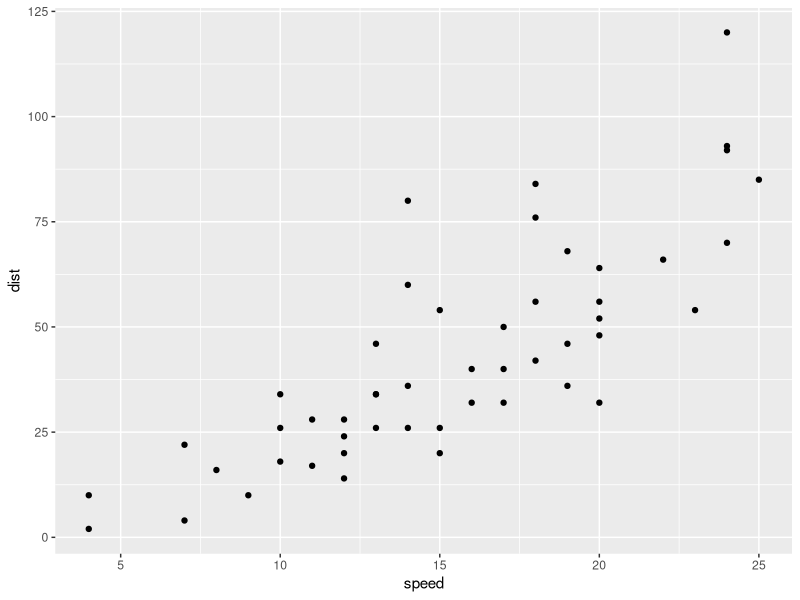
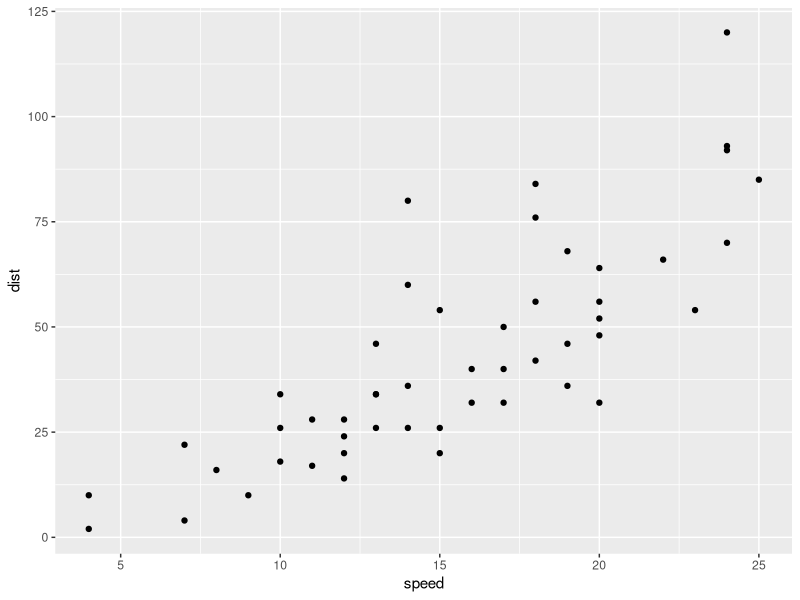
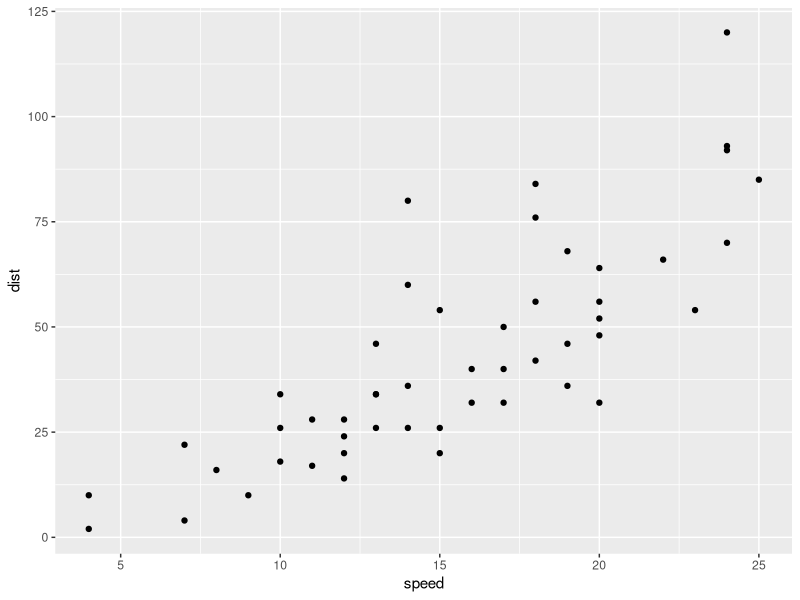
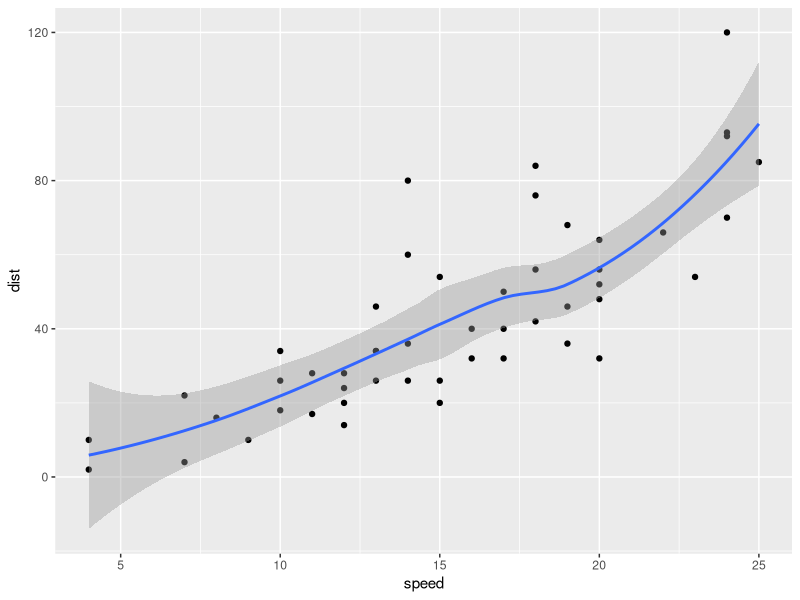
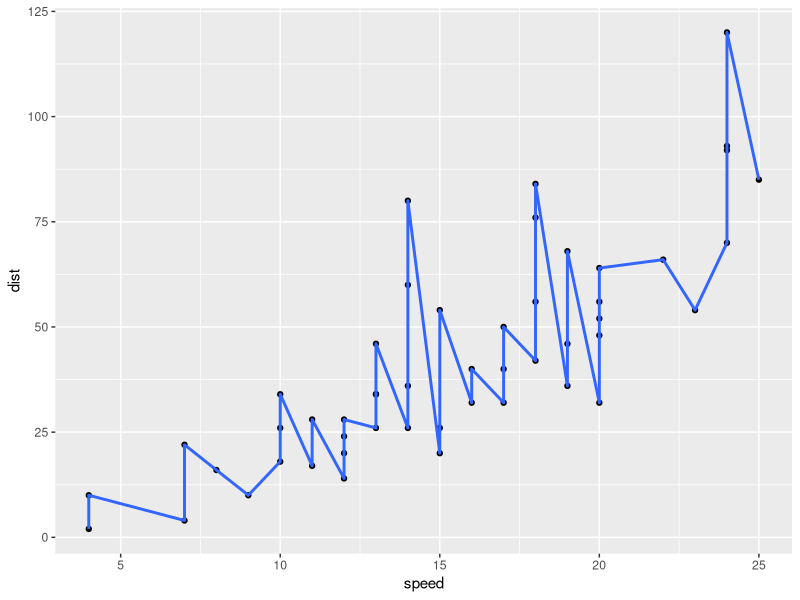
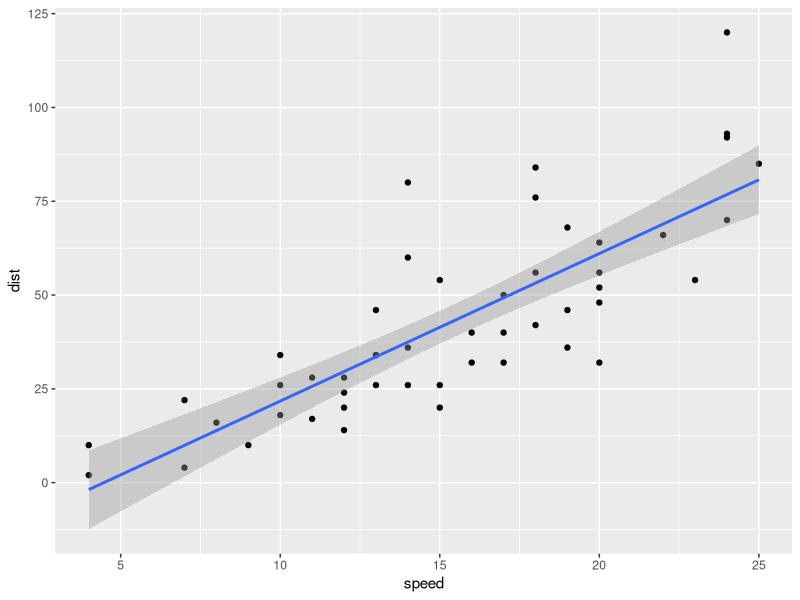
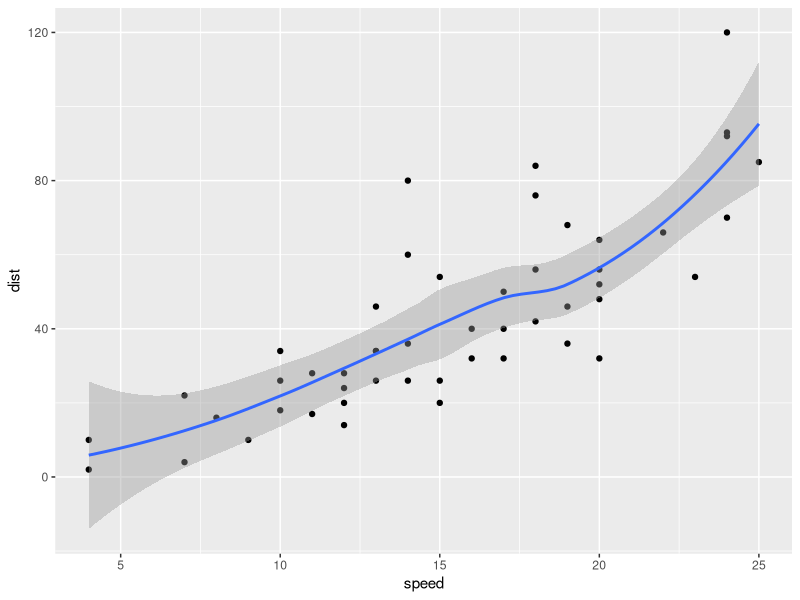
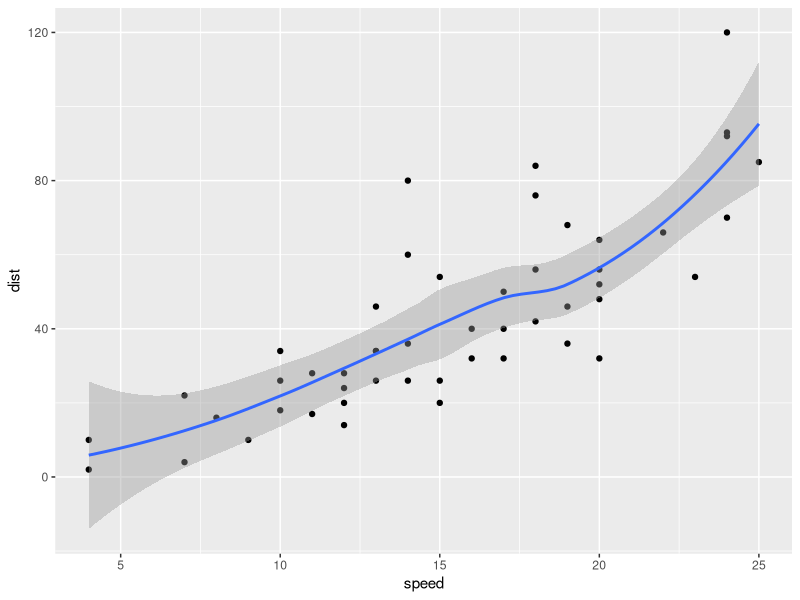

Reproduce these figures in R, in order. (Note: this script raises an error after producing the figures.)
# ggplot2
library(ggplot2)
library(ggfortify)

# Questions answered:
# 1. what is the underlying structure to making plots using ggplot?
# 1.1 How is ggplot different from base graphics? What are the pros and cons?
# Cons: - You need to type in more text compared to base graphics to create 
#       even  simple plots.
#       - Since it has its own grammer and because there are more facilities, 
#         it takes more time to learn.
# Pros: - Looks great. Nice soothing colours, great grid lines, customised themes etc.
#       - When your graph becomes more complex, it is much easier to acheive
#         complex graphics compared to based graphics, especially becasue of the
#         ability to create muliple layers, faceting etc. 

# 2. How to make different types of plots with ggplot?
# 3. How to add and modify the various elements of a plot in ggplot?


############################
library(ggplot2)

# 1. Basic plot
# Plot a scatterplot from cars data
# Draw a line of best-fit using 3 differnt functions. add smoothing conf-intervals layer.

ggplot(data=cars, aes(x=speed, y=dist)) + geom_point()

# (or)

gg <- ggplot(data=cars, aes(x=speed, y=dist))
gg + geom_point()

# (or)

gg <- ggplot(data=cars, aes(x=speed, y=dist)) + geom_point()
print(gg)

# 1.1 Add a smoothing line
ggplot(data=cars, aes(x=speed, y=dist)) + geom_point() + geom_smooth()  # default method is 'auto'
ggplot(data=cars, aes(x=speed, y=dist)) + geom_point() + geom_smooth(stat ="identity") # connecting lines
ggplot(data=cars, aes(x=speed, y=dist)) + geom_point() + geom_smooth(method="lm") # method can take: 'lm', 'loess', 'gam'

ggplot(data=cars, aes(x=speed, y=dist)) + geom_point() + stat_smooth()  # alternate method

# 1.2 Save a plot
# Method 1:
ggsave(file="c:/Users/XUZ48472/Desktop/myplot.png")  # saves plot show in plotting panel.
ggsave(a, file="c:/Users/XUZ48472/Desktop/myplot.png")  # Default: will save in same height/widht proportion as seen in plot window. 
# Also, ggsave can adjust height,  width, dpi etc

# Method 2:
png("c:/Users/XUZ48472/Desktop/myplot.png")
print(a)
dev.off()



# 2. Plot Elements -------------------------------------------------------------
# Assign title, x-axis and y-axis labels, x-axis and y-axis text

# Method 1: Assign each with dedicated command
ggplot(data=cars, aes(x=speed, y=dist)) + geom_point() + geom_smooth() + ggtitle("Cars")
ggplot(data=cars, aes(x=speed, y=dist)) + geom_point() + geom_smooth() + xlab("Car: speed")
ggplot(data=cars, aes(x=speed, y=dist)) + geom_point() + geom_smooth() + ylab("Car: dist")
ggplot(data=cars, aes(x=speed, y=dist)) + geom_point() + geom_smooth() + ggtitle("Cars") + xlab("Car: speed") + ylab("Car: dist")

# Method 2: Assign all with one command
gg <- ggplot(data=cars, aes(x=speed, y=dist)) + geom_point() + geom_smooth() + labs(title="Cars", x="Car:Speed", y="Car:dist")
print(gg)

# 3. Plot styling --------------------------------------------------------------
# Adjust title's font size, point size, color and shape. (using theme())
# 3.1. Title, X and Y axis labels
gg + theme(plot.title=element_text(size=20, lineheight=1),
           axis.title.x=element_text(size=15, lineheight=1),
           axis.title.y=element_text(size=15, lineheight=1))


# --- Explain element_blank, element_line, element_rect and element_text



# 3.2: Point size and shape
# Method 1: Assigning static shape and size
gg_d <- ggplot(data=cars, aes(x=speed, y=dist)) + labs(title="Cars") + theme(plot.title=element_text(size=20))
gg_d + geom_point(shape=2, size=4)

# See below link for point shapes:
# http://rstatistics.net/essentials-of-making-plots-and-graphs/#2_Adding_title_subtitle_axis_labels_and_shape_of_point_character


# Method 2: Dynamic shape based on a value or another variable.
data("diamonds")
gg_dia <- ggplot(data=diamonds, aes(x=carat, y=price)) + labs(title="Diamonds")
gg_1 <- gg_dia + geom_point(aes(color=cut, shape=cut)) + theme(plot.title=element_text(size=20))



# 3.3 Themes
gg_1 + theme_bw()  # the changes to theme will be lost. So adding in next step.
gg_1 + theme_bw() + theme(plot.title=element_text(size=20, lineheight=1))
gg_1 + theme_light()
gg_1 + theme_gray()
gg_1 + theme_linedraw()
gg_1 + theme_minimal()
gg_1 + theme_classic()

# More themes found in 'ggthemes'
library(ggthemes)
gg_1 + theme_calc()
gg_1 + theme_economist()
gg_1 + theme_excel()
gg_1 + theme_few()
gg_1 + theme_fivethirtyeight()
gg_1 + theme_gdocs() 
gg_1 + theme_hc()
gg_1 + theme_pander()
gg_1 + theme_solarized()
gg_1 + theme_stata()
gg_1 + theme_tufte()
gg_1 + theme_wsj()

# 3.4. Other Axis Attributes: Axis.line, axis.text,  

# 3.5. Panel Background

# 
gg1 + geom_point() + theme_bw()


# 4. Legend

# 4.1. Legend position, background, Key, Text, Title. See ?theme examples

# 4.2. Change legend title.




# 4. Limit range of x and y axis.
# limit an axis to a range (using g + ylim(c(0,60)) or g+scale_x_continuous(limits=c(0,35)) 
# or g+coord_cartesian(xlim=c(0,35)). The former removes all data points outside the range and second adjusts the visible area.)


# 5. Adding custom X and Y axis labels. 
# How to add custom labels in X and Y axis? 
#   ggplot(nmmaps, aes(date, temp))+
#   geom_point(color="grey")+
#   labs(x="Month", y="Temp")+
#   scale_y_continuous(label=function(x){return(paste("My value is", x, "degrees"))})

# 6. Legend
# How to turn off legend? Ans: g+theme(legend.title=element_blank())
# Adjust legend, size, color. Ans: g+theme(legend.title = element_text(colour="chocolate", size=16, face="bold"))
# Change title of legend. Ans: scale_color_discrete(name="This color is\ncalled chocolate!?")
# Change position of legend


# 7. Panel background, Grid lines and Margin
# How to change color of panel background? Ans: theme(panel.background = element_rect(fill = 'grey75'))
# How to change the major and minor gridlines? Ans: theme(panel.background = element_rect(fill = 'grey75'), panel.grid.major = element_line(colour = "orange", size=2),
#                                                   panel.grid.minor = element_line(colour = "blue"))
# 
# How to change a plot's margin? Ans: theme(plot.background=element_rect(fill="darkseagreen"), plot.margin = unit(c(1, 6, 1, 6), "cm")) #top, right, bottom, left

# 8. Add Themes
# Adjust theme. Ans: ggthemes()

# 9. Layout Multiple plots
# Show how to use facets wrap feature. 
#  - How to arrange the number of rows and columns. Ans: + facet_wrap(row~columns, nrow=3, ncol=2)
#  - Allow scales to roam free. Ans: + facet_wrap(row~columns, nrow=3, ncol=2, scales="free")
# How to show unrelated charts in one frame? 
#   Ans: 
#   library(gridExtra)
#   myplot1<-ggplot(nmmaps, aes(date, temp))+geom_point(color="firebrick")
#   myplot2<-ggplot(nmmaps, aes(temp, o3))+geom_point(color="olivedrab")
#   grid.arrange(myplot1, myplot2, ncol=2)


# 10. Annotation


# 11. Time series
# How to draw a simple time series.



# 12. Show how autoplot works?


# Grid lines

# Plot types
# - Boxplot
# - violin plot
# - jitter
# - ribbon
